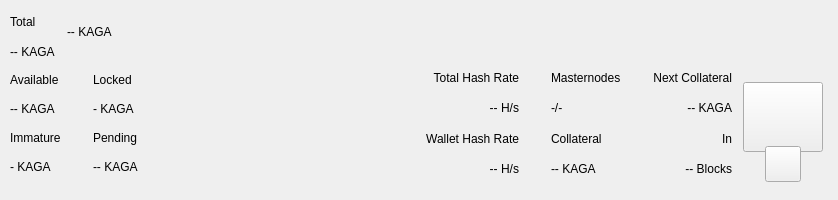
<?xml version="1.0" encoding="UTF-8"?>
<ui version="4.0">
 <class>TopBar</class>
 <widget class="QWidget" name="TopBar">
  <property name="geometry">
   <rect>
    <x>0</x>
    <y>0</y>
    <width>838</width>
    <height>200</height>
   </rect>
  </property>
  <property name="minimumSize">
   <size>
    <width>0</width>
    <height>200</height>
   </size>
  </property>
  <property name="maximumSize">
   <size>
    <width>16777215</width>
    <height>200</height>
   </size>
  </property>
  <property name="windowTitle">
   <string>Form</string>
  </property>
  <layout class="QVBoxLayout" name="verticalLayout_10" stretch="0">
   <property name="spacing">
    <number>0</number>
   </property>
   <property name="leftMargin">
    <number>0</number>
   </property>
   <property name="topMargin">
    <number>0</number>
   </property>
   <property name="rightMargin">
    <number>0</number>
   </property>
   <property name="bottomMargin">
    <number>0</number>
   </property>
   <item>
    <widget class="PFBorderImage" name="containerTop">
     <layout class="QVBoxLayout" name="verticalLayout_11">
      <property name="spacing">
       <number>0</number>
      </property>
      <property name="leftMargin">
       <number>0</number>
      </property>
      <property name="topMargin">
       <number>0</number>
      </property>
      <property name="rightMargin">
       <number>0</number>
      </property>
      <property name="bottomMargin">
       <number>0</number>
      </property>
      <item>
       <widget class="QWidget" name="top_container_2" native="true">
        <property name="minimumSize">
         <size>
          <width>0</width>
          <height>65</height>
         </size>
        </property>
        <layout class="QHBoxLayout" name="top_container">
         <property name="spacing">
          <number>0</number>
         </property>
         <property name="leftMargin">
          <number>10</number>
         </property>
         <property name="topMargin">
          <number>0</number>
         </property>
         <property name="rightMargin">
          <number>10</number>
         </property>
         <property name="bottomMargin">
          <number>0</number>
         </property>
         <item>
          <layout class="QHBoxLayout" name="horizontalLayout_4">
           <property name="spacing">
            <number>12</number>
           </property>
           <property name="rightMargin">
            <number>0</number>
           </property>
           <item>
            <widget class="QWidget" name="widgetAmount" native="true">
             <layout class="QVBoxLayout" name="verticalLayout_2">
              <property name="spacing">
               <number>2</number>
              </property>
              <property name="leftMargin">
               <number>0</number>
              </property>
              <property name="topMargin">
               <number>8</number>
              </property>
              <property name="rightMargin">
               <number>0</number>
              </property>
              <property name="bottomMargin">
               <number>0</number>
              </property>
              <item>
               <widget class="QLabel" name="labelTitle1">
                <property name="text">
                 <string>Total</string>
                </property>
               </widget>
              </item>
              <item>
               <widget class="PrivateQLabel" name="labelAmountPiv">
                <property name="text">
                 <string notr="true">-- KAGA</string>
                </property>
               </widget>
              </item>
             </layout>
            </widget>
           </item>
           <item alignment="Qt::AlignVCenter">
            <widget class="QWidget" name="widgetTopAmount" native="true">
             <property name="sizePolicy">
              <sizepolicy hsizetype="Preferred" vsizetype="Maximum">
               <horstretch>0</horstretch>
               <verstretch>0</verstretch>
              </sizepolicy>
             </property>
             <layout class="QHBoxLayout" name="horizontalLayout_5">
              <property name="spacing">
               <number>0</number>
              </property>
              <property name="leftMargin">
               <number>0</number>
              </property>
              <property name="topMargin">
               <number>0</number>
              </property>
              <property name="rightMargin">
               <number>0</number>
              </property>
              <property name="bottomMargin">
               <number>0</number>
              </property>
              <item alignment="Qt::AlignTop">
               <widget class="PrivateQLabel" name="labelAmountTopPiv">
                <property name="minimumSize">
                 <size>
                  <width>0</width>
                  <height>36</height>
                 </size>
                </property>
                <property name="styleSheet">
                 <string notr="true">padding:0px;margin:0px;</string>
                </property>
                <property name="text">
                 <string notr="true">-- KAGA</string>
                </property>
               </widget>
              </item>
             </layout>
            </widget>
           </item>
           <item>
            <spacer name="horizontalSpacer">
             <property name="orientation">
              <enum>Qt::Horizontal</enum>
             </property>
             <property name="sizeHint" stdset="0">
              <size>
               <width>40</width>
               <height>20</height>
              </size>
             </property>
            </spacer>
           </item>
           <item alignment="Qt::AlignRight">
            <widget class="QWidget" name="layoutSync" native="true">
             <property name="minimumSize">
              <size>
               <width>0</width>
               <height>36</height>
              </size>
             </property>
             <property name="maximumSize">
              <size>
               <width>16777215</width>
               <height>36</height>
              </size>
             </property>
             <layout class="QVBoxLayout" name="verticalLayout_9">
              <property name="leftMargin">
               <number>0</number>
              </property>
              <property name="topMargin">
               <number>0</number>
              </property>
              <property name="rightMargin">
               <number>0</number>
              </property>
              <property name="bottomMargin">
               <number>0</number>
              </property>
              <item>
               <widget class="ExpandableButton" name="pushButtonSync" native="true">
                <property name="minimumSize">
                 <size>
                  <width>36</width>
                  <height>36</height>
                 </size>
                </property>
                <property name="maximumSize">
                 <size>
                  <width>16777215</width>
                  <height>36</height>
                 </size>
                </property>
               </widget>
              </item>
             </layout>
            </widget>
           </item>
           <item>
            <widget class="ExpandableButton" name="pushButtonHDUpgrade" native="true">
             <property name="minimumSize">
              <size>
               <width>36</width>
               <height>36</height>
              </size>
             </property>
             <property name="maximumSize">
              <size>
               <width>16777215</width>
               <height>36</height>
              </size>
             </property>
            </widget>
           </item>
           <item>
            <widget class="ExpandableButton" name="pushButtonStack" native="true">
             <property name="minimumSize">
              <size>
               <width>36</width>
               <height>36</height>
              </size>
             </property>
             <property name="maximumSize">
              <size>
               <width>16777215</width>
               <height>36</height>
              </size>
             </property>
            </widget>
           </item>
           <item>
            <widget class="ExpandableButton" name="pushButtonConf" native="true">
             <property name="minimumSize">
              <size>
               <width>36</width>
               <height>36</height>
              </size>
             </property>
             <property name="maximumSize">
              <size>
               <width>16777215</width>
               <height>36</height>
              </size>
             </property>
            </widget>
           </item>
           <item>
            <widget class="ExpandableButton" name="pushButtonMasternodes" native="true">
             <property name="minimumSize">
              <size>
               <width>36</width>
               <height>36</height>
              </size>
             </property>
             <property name="maximumSize">
              <size>
               <width>16777215</width>
               <height>36</height>
              </size>
             </property>
            </widget>
           </item>
           <item>
            <widget class="ExpandableButton" name="pushButtonConsole" native="true">
             <property name="minimumSize">
              <size>
               <width>36</width>
               <height>36</height>
              </size>
             </property>
             <property name="maximumSize">
              <size>
               <width>16777215</width>
               <height>36</height>
              </size>
             </property>
            </widget>
           </item>
           <item>
            <widget class="ExpandableButton" name="pushButtonConnection" native="true">
             <property name="minimumSize">
              <size>
               <width>36</width>
               <height>36</height>
              </size>
             </property>
             <property name="maximumSize">
              <size>
               <width>16777215</width>
               <height>36</height>
              </size>
             </property>
            </widget>
           </item>
           <item>
            <widget class="ExpandableButton" name="pushButtonTor" native="true">
             <property name="minimumSize">
              <size>
               <width>36</width>
               <height>36</height>
              </size>
             </property>
             <property name="maximumSize">
              <size>
               <width>16777215</width>
               <height>36</height>
              </size>
             </property>
            </widget>
           </item>
           <item>
            <widget class="ExpandableButton" name="pushButtonLock" native="true">
             <property name="sizePolicy">
              <sizepolicy hsizetype="Expanding" vsizetype="Expanding">
               <horstretch>0</horstretch>
               <verstretch>0</verstretch>
              </sizepolicy>
             </property>
             <property name="minimumSize">
              <size>
               <width>36</width>
               <height>0</height>
              </size>
             </property>
             <property name="maximumSize">
              <size>
               <width>16777215</width>
               <height>36</height>
              </size>
             </property>
            </widget>
           </item>
           <item>
            <widget class="ExpandableButton" name="pushButtonTheme" native="true">
             <property name="minimumSize">
              <size>
               <width>36</width>
               <height>36</height>
              </size>
             </property>
             <property name="maximumSize">
              <size>
               <width>16777215</width>
               <height>36</height>
              </size>
             </property>
            </widget>
           </item>
           <item>
            <widget class="ExpandableButton" name="pushButtonFAQ" native="true">
             <property name="minimumSize">
              <size>
               <width>36</width>
               <height>36</height>
              </size>
             </property>
             <property name="maximumSize">
              <size>
               <width>16777215</width>
               <height>36</height>
              </size>
             </property>
            </widget>
           </item>
           <item>
            <widget class="ExpandableButton" name="pushButtonPrivacy" native="true">
             <property name="minimumSize">
              <size>
               <width>36</width>
               <height>36</height>
              </size>
             </property>
             <property name="maximumSize">
              <size>
               <width>16777215</width>
               <height>36</height>
              </size>
             </property>
            </widget>
           </item>
          </layout>
         </item>
        </layout>
       </widget>
      </item>
      <item>
       <widget class="QWidget" name="bottom_container" native="true">
        <property name="minimumSize">
         <size>
          <width>0</width>
          <height>135</height>
         </size>
        </property>
        <layout class="QHBoxLayout" name="botton_container">
         <property name="leftMargin">
          <number>10</number>
         </property>
         <property name="topMargin">
          <number>0</number>
         </property>
         <property name="rightMargin">
          <number>10</number>
         </property>
         <property name="bottomMargin">
          <number>10</number>
         </property>
         <item>
          <layout class="QHBoxLayout" name="horizontalLayout_3">
           <property name="spacing">
            <number>0</number>
           </property>
           <property name="bottomMargin">
            <number>9</number>
           </property>
           <item>
            <layout class="QVBoxLayout" name="verticalLayout_7">
             <property name="spacing">
              <number>0</number>
             </property>
             <property name="leftMargin">
              <number>0</number>
             </property>
             <property name="rightMargin">
              <number>0</number>
             </property>
             <item>
              <layout class="QHBoxLayout" name="horizontalLayout_2">
               <property name="spacing">
                <number>0</number>
               </property>
               <item>
                <layout class="QVBoxLayout" name="verticalLayout_6">
                 <item>
                  <widget class="QLabel" name="labelTitle5">
                   <property name="text">
                    <string>Available</string>
                   </property>
                  </widget>
                 </item>
                 <item>
                  <widget class="PrivateQLabel" name="labelAvailablePiv">
                   <property name="text">
                    <string>-- KAGA</string>
                   </property>
                  </widget>
                 </item>
                 <item>
                  <widget class="QLabel" name="labelTitle4">
                   <property name="text">
                    <string>Immature</string>
                   </property>
                  </widget>
                 </item>
                 <item>
                  <widget class="PrivateQLabel" name="labelImmaturePiv">
                   <property name="text">
                    <string notr="true">- KAGA</string>
                   </property>
                  </widget>
                 </item>
                </layout>
               </item>
               <item>
                <layout class="QVBoxLayout" name="verticalLayout_8">
                 <property name="leftMargin">
                  <number>32</number>
                 </property>
                 <item>
                  <widget class="QLabel" name="labelTitle6">
                   <property name="text">
                    <string>Locked</string>
                   </property>
                  </widget>
                 </item>
                 <item>
                  <widget class="PrivateQLabel" name="labelLockedPiv">
                   <property name="text">
                    <string>- KAGA</string>
                   </property>
                  </widget>
                 </item>
                 <item>
                  <widget class="QLabel" name="labelTitle3">
                   <property name="text">
                    <string>Pending</string>
                   </property>
                  </widget>
                 </item>
                 <item>
                  <widget class="PrivateQLabel" name="labelPendingPiv">
                   <property name="text">
                    <string notr="true">-- KAGA</string>
                   </property>
                  </widget>
                 </item>
                </layout>
               </item>
              </layout>
             </item>
            </layout>
           </item>
          </layout>
         </item>
         <item>
          <spacer name="horizontalSpacer_2">
           <property name="orientation">
            <enum>Qt::Horizontal</enum>
           </property>
           <property name="sizeHint" stdset="0">
            <size>
             <width>40</width>
             <height>20</height>
            </size>
           </property>
          </spacer>
         </item>
         <item>
          <layout class="QHBoxLayout" name="horizontalLayout_6">
           <property name="spacing">
            <number>0</number>
           </property>
           <property name="rightMargin">
            <number>0</number>
           </property>
           <property name="bottomMargin">
            <number>9</number>
           </property>
           <item>
            <widget class="QWidget" name="widgetStaking" native="true">
             <layout class="QVBoxLayout" name="verticalLayout_12">
              <property name="leftMargin">
               <number>32</number>
              </property>
              <property name="topMargin">
               <number>0</number>
              </property>
              <property name="rightMargin">
               <number>0</number>
              </property>
              <property name="bottomMargin">
               <number>0</number>
              </property>
              <item>
               <widget class="QLabel" name="labelNetworkHashRateTitle">
                <property name="text">
                 <string>Total Hash Rate</string>
                </property>
                <property name="textFormat">
                 <enum>Qt::AutoText</enum>
                </property>
                <property name="alignment">
                 <set>Qt::AlignRight|Qt::AlignTrailing|Qt::AlignVCenter</set>
                </property>
               </widget>
              </item>
              <item>
               <widget class="QLabel" name="labelNetworkHashRateValue">
                <property name="layoutDirection">
                 <enum>Qt::LeftToRight</enum>
                </property>
                <property name="text">
                 <string>-- H/s</string>
                </property>
                <property name="textFormat">
                 <enum>Qt::AutoText</enum>
                </property>
                <property name="alignment">
                 <set>Qt::AlignRight|Qt::AlignTrailing|Qt::AlignVCenter</set>
                </property>
               </widget>
              </item>
              <item>
               <widget class="QLabel" name="labelWalletHashRateTitle">
                <property name="text">
                 <string>Wallet Hash Rate</string>
                </property>
                <property name="textFormat">
                 <enum>Qt::AutoText</enum>
                </property>
                <property name="alignment">
                 <set>Qt::AlignRight|Qt::AlignTrailing|Qt::AlignVCenter</set>
                </property>
               </widget>
              </item>
              <item>
               <widget class="PrivateQLabel" name="labelWalletHashRateValue">
                <property name="text">
                 <string notr="true">-- H/s</string>
                </property>
                <property name="textFormat">
                 <enum>Qt::AutoText</enum>
                </property>
                <property name="alignment">
                 <set>Qt::AlignRight|Qt::AlignTrailing|Qt::AlignVCenter</set>
                </property>
               </widget>
              </item>
             </layout>
            </widget>
           </item>
           <item>
            <widget class="QWidget" name="widgetMasternodes" native="true">
             <layout class="QVBoxLayout">
              <property name="leftMargin">
               <number>32</number>
              </property>
              <property name="topMargin">
               <number>0</number>
              </property>
              <property name="rightMargin">
               <number>0</number>
              </property>
              <property name="bottomMargin">
               <number>0</number>
              </property>
              <item>
               <widget class="QLabel" name="labelMasternodesTitle">
                <property name="text">
                 <string>Masternodes</string>
                </property>
               </widget>
              </item>
              <item>
               <widget class="PrivateQLabel" name="labelMasternodeCount">
                <property name="text">
                 <string>-/-</string>
                </property>
               </widget>
              </item>
              <item>
               <widget class="QLabel" name="labelCollateralTitle">
                <property name="text">
                 <string>Collateral</string>
                </property>
               </widget>
              </item>
              <item>
               <widget class="QLabel" name="labelCollateralValue">
                <property name="text">
                 <string notr="true">-- KAGA</string>
                </property>
               </widget>
              </item>
             </layout>
            </widget>
           </item>
           <item>
            <widget class="QWidget" name="widgetNextCollateral" native="true">
             <layout class="QVBoxLayout" name="verticalLayout_12">
              <property name="leftMargin">
               <number>32</number>
              </property>
              <property name="topMargin">
               <number>0</number>
              </property>
              <property name="rightMargin">
               <number>0</number>
              </property>
              <property name="bottomMargin">
               <number>0</number>
              </property>
              <item>
               <widget class="QLabel" name="labelNextMasternodesTitle">
                <property name="text">
                 <string>Next Collateral</string>
                </property>
                <property name="textFormat">
                 <enum>Qt::AutoText</enum>
                </property>
                <property name="alignment">
                 <set>Qt::AlignRight|Qt::AlignTrailing|Qt::AlignVCenter</set>
                </property>
               </widget>
              </item>
              <item>
               <widget class="QLabel" name="labelNextCollateralValue">
                <property name="text">
                 <string>-- KAGA</string>
                </property>
                <property name="textFormat">
                 <enum>Qt::AutoText</enum>
                </property>
                <property name="alignment">
                 <set>Qt::AlignRight|Qt::AlignTrailing|Qt::AlignVCenter</set>
                </property>
               </widget>
              </item>
              <item>
               <widget class="QLabel" name="labelRemainingBlocks">
                <property name="text">
                 <string>In</string>
                </property>
                <property name="textFormat">
                 <enum>Qt::AutoText</enum>
                </property>
                <property name="alignment">
                 <set>Qt::AlignRight|Qt::AlignTrailing|Qt::AlignVCenter</set>
                </property>
               </widget>
              </item>
              <item>
               <widget class="QLabel" name="labelNextCollateralBlocks">
                <property name="text">
                 <string notr="true">-- Blocks</string>
                </property>
                <property name="textFormat">
                 <enum>Qt::AutoText</enum>
                </property>
                <property name="alignment">
                 <set>Qt::AlignRight|Qt::AlignTrailing|Qt::AlignVCenter</set>
                </property>
               </widget>
              </item>
             </layout>
            </widget>
           </item>
          </layout>
         </item>
         <item>
          <widget class="QWidget" name="qrContainer" native="true">
           <property name="sizePolicy">
            <sizepolicy hsizetype="Preferred" vsizetype="Minimum">
             <horstretch>0</horstretch>
             <verstretch>0</verstretch>
            </sizepolicy>
           </property>
           <property name="minimumSize">
            <size>
             <width>90</width>
             <height>110</height>
            </size>
           </property>
           <property name="maximumSize">
            <size>
             <width>90</width>
             <height>110</height>
            </size>
           </property>
           <layout class="QVBoxLayout" name="containerQR">
            <property name="spacing">
             <number>0</number>
            </property>
            <property name="leftMargin">
             <number>5</number>
            </property>
            <property name="topMargin">
             <number>10</number>
            </property>
            <property name="rightMargin">
             <number>5</number>
            </property>
            <property name="bottomMargin">
             <number>0</number>
            </property>
            <item>
             <widget class="QPushButton" name="btnQr">
              <property name="minimumSize">
               <size>
                <width>70</width>
                <height>70</height>
               </size>
              </property>
              <property name="maximumSize">
               <size>
                <width>16777215</width>
                <height>70</height>
               </size>
              </property>
              <property name="focusPolicy">
               <enum>Qt::NoFocus</enum>
              </property>
              <property name="text">
               <string/>
              </property>
              <property name="iconSize">
               <size>
                <width>70</width>
                <height>70</height>
               </size>
              </property>
             </widget>
            </item>
            <item>
             <spacer name="verticalSpacer">
              <property name="orientation">
               <enum>Qt::Vertical</enum>
              </property>
              <property name="sizeType">
               <enum>QSizePolicy::Fixed</enum>
              </property>
              <property name="sizeHint" stdset="0">
               <size>
                <width>20</width>
                <height>20</height>
               </size>
              </property>
             </spacer>
            </item>
            <item alignment="Qt::AlignHCenter|Qt::AlignBottom">
             <widget class="QPushButton" name="pushButtonQR">
              <property name="minimumSize">
               <size>
                <width>36</width>
                <height>36</height>
               </size>
              </property>
              <property name="maximumSize">
               <size>
                <width>36</width>
                <height>36</height>
               </size>
              </property>
              <property name="focusPolicy">
               <enum>Qt::NoFocus</enum>
              </property>
              <property name="text">
               <string/>
              </property>
             </widget>
            </item>
           </layout>
          </widget>
         </item>
        </layout>
       </widget>
      </item>
     </layout>
    </widget>
   </item>
  </layout>
 </widget>
 <customwidgets>
  <customwidget>
   <class>ExpandableButton</class>
   <extends>QWidget</extends>
   <header>qt/pivx/expandablebutton.h</header>
   <container>1</container>
  </customwidget>
  <customwidget>
   <class>PFBorderImage</class>
   <extends>QFrame</extends>
   <header>qt/pivx/pfborderimage.h</header>
   <container>1</container>
  </customwidget>
  <customwidget>
   <class>PrivateQLabel</class>
   <extends>QLabel</extends>
   <header>qt/pivx/privatelabel.h</header>
   <container>0</container>
  </customwidget>
 </customwidgets>
 <resources/>
 <connections/>
</ui>
